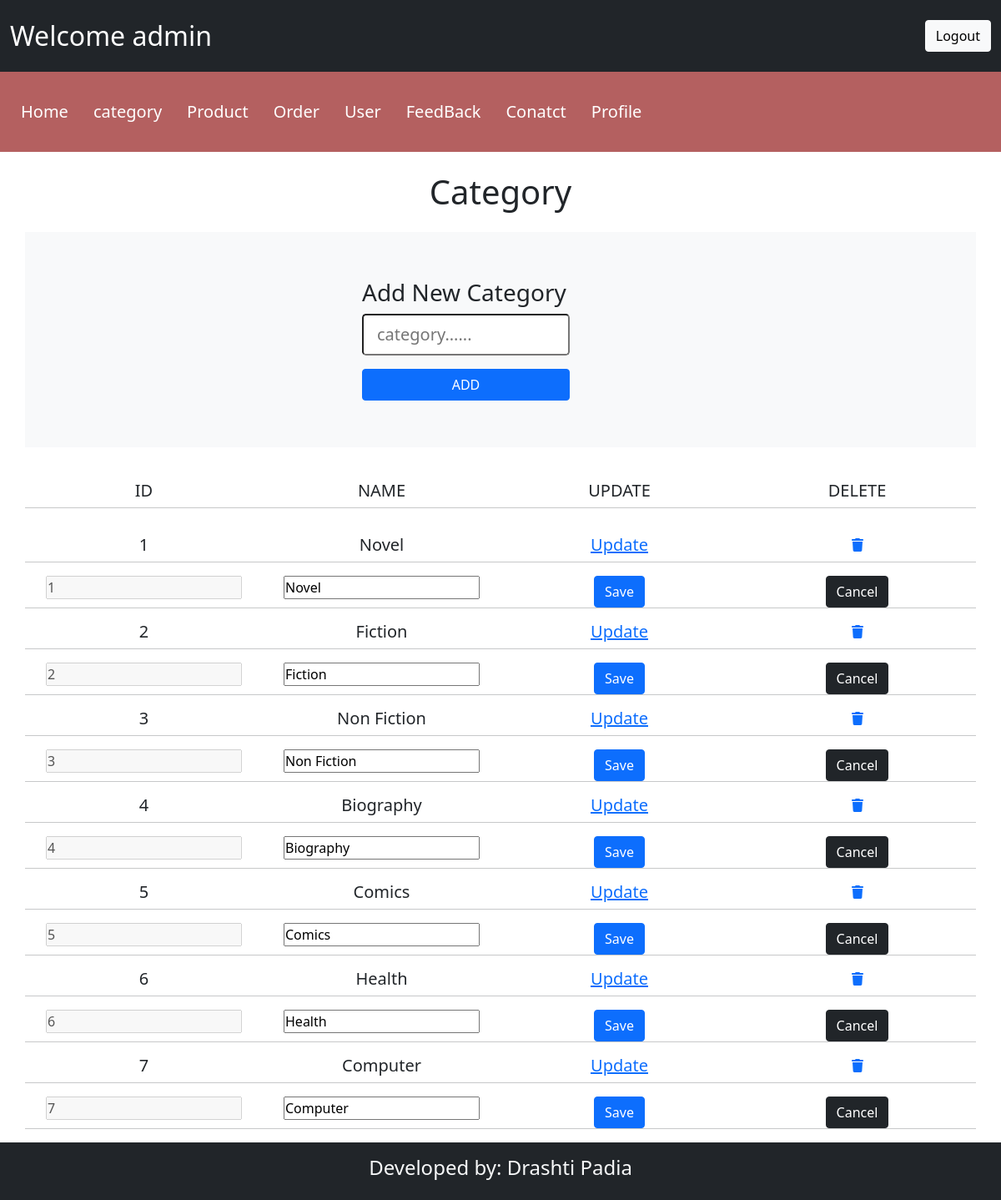
/admin/admincategory.php (signed in), run on the app's committed database.
### tables this page shows
CREATE TABLE IF NOT EXISTS `category` (
  `cat_id` int(11) NOT NULL AUTO_INCREMENT,
  `cat_name` varchar(20) NOT NULL,
  PRIMARY KEY (`cat_id`)
);

### admin/admincategory.php (the view, shortened to what this page needs)
<?php
include("./header.php");
?>
<!DOCTYPE html>
<html lang="en">
<head>
</head>
<body>
    <section class="mt-4">
        <div class="container d-flex justify-content-center">
            <h1 class="m-auto">Category</h1>
        </div>
    </section>
    <section class="py-4">
        <div class="container bg-light py-5">
            <div class="d-flex justify-content-center align-item-center m-2">
                <form method="post" id="addcategory" action="insertcategory.php">
                    <h3 class="mb-2">Add New Category</h3>
                    <input type="text" name="newcategory" id="newcategory" class="form-control-lg w-75 mb-3"
                        placeholder="category......">
                        <br>
                    <input type="submit" class="btn btn-primary w-75" value="ADD">
                </form>
            </div>
        </div>
    </section>
    <section class="py-3">
        <div class="container text-center">
            <div class="row ">
                <div class="col-3">
                    <h5> ID</h5>
                </div>
                <div class="col-3">
                    <h5>NAME</h5>
                </div>
                <div class="col-3">
                    <h5>UPDATE</h5>
                </div>
                <div class="col-3">
                    <h5>DELETE</h5>
                </div>
                <hr />
            </div>
        </div>
    </section>
    <?php
            include("../connection.php");
            $topquery = "SELECT * FROM category";
            $topresult = mysqli_query($con, $topquery);
            while ($toprow = mysqli_fetch_row($topresult)) {
    ?>
        <section>
            <div class="container text-center">
                <div class="row justify-content-center" id="editRowcategory<?php echo $toprow[0] ; ?>">
                    <div class="col-3">
                        <h5><?php echo $toprow[0] ; ?></h5>
                    </div>
                    <div class="col-3">
                        <h5><?php echo $toprow[1] ; ?></h5>
                    </div>
                    <div class="col-3">
                        <h5><a href="" onClick="showUpdate(<?php echo $toprow[0]; ?>)">Update</a></h5>
                    </div>
                    <div class="col-3">
                        <a href="deleteAdmincategory.php?id=<?php echo $toprow[0]; ?>"  onClick="deleteerror">
                            <i class="fa-solid fa-trash"></i></a>
                    </div>
                    <hr />
                </div>
                <form id="editcategoryForm<?php echo $toprow[0]; ?>" class="row" action="updateAdmincategory.php"
                    method="post">
                    <div class="col-3">
                        <input type="text" disabled value="<?php echo $toprow[0]; ?>">
                    </div>
                    <div class="col-3">
                        <input type="text" name="cat_name" id="cat_name<?php echo $toprow[0]; ?>"  value="<?php echo $toprow[1] ; ?>"><br>
                    </div>
                    <div class="col-3">
                        <input type="submit" value="Save" class="btn btn-primary">
                    </div>
                    <div class="col-3">
                        <input type="button" value="Cancel" class="btn btn-dark"
                            onClick="cancelEdit(<?php echo $toprow[0]; ?>);">
                    </div>
                    <hr />
                </form>
            </div>
        </section>
    <?php  } ?>
</body>
</html>
<?php
 include("footer.php");
 ?>

### admin/css/style.css (style rules this page uses)
* { margin: 0px; padding: 0px; box-sizing: border-box; }

### data on the page
category: cat_id "1", cat_name "Novel"
category: cat_id "2", cat_name "Fiction"
category: cat_id "3", cat_name "Non Fiction"
category: cat_id "4", cat_name "Biography"
category: cat_id "5", cat_name "Comics"
category: cat_id "6", cat_name "Health"
category: cat_id "7", cat_name "Computer"

### other printed values
$_SESSION['admin'] "admin"
